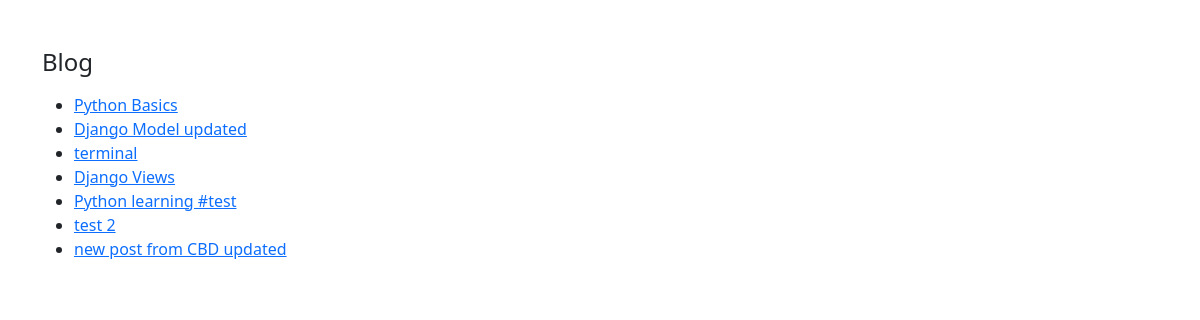
The page /posts/ on the database as committed earlier.
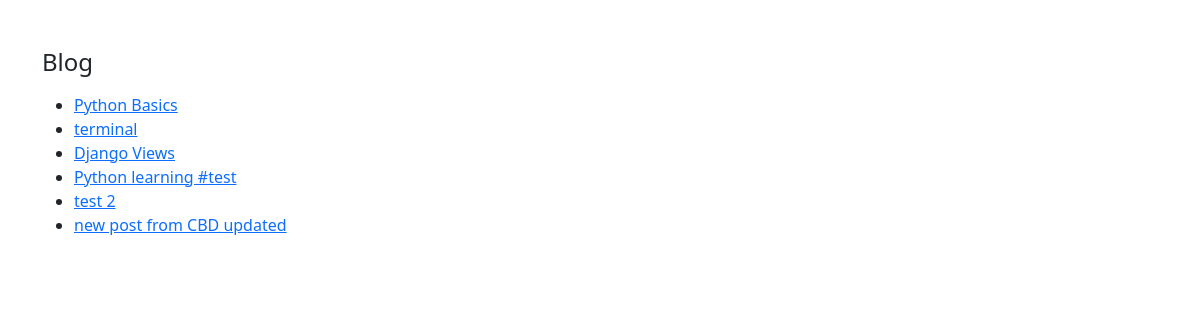
The same page on the database as committed later.
### posts/models.py (models this page shows)
class Post(models.Model):
    author = models.ForeignKey(User,related_name='post_author',on_delete=models.CASCADE)
    title = models.CharField(max_length=100)
    content = models.TextField(max_length=20000)
    draft = models.BooleanField(default=True)
    publish_date = models.DateTimeField(default=timezone.now)
    tags = TaggableManager()
    image = models.ImageField(upload_to='post',null=True, blank=True)
    category = models.ForeignKey('Category',related_name='post_category',on_delete=models.SET_NULL,null=True)
    def __str__(self):
        return self.title

### posts/views.py (the view)
# urls.py: path('posts/', post_list),
def post_list(request):
    data = Post.objects.all()
    context = {
        'object_list' : data
    }
    return render(request, 'posts/post_list.html',context)

### posts/templates/posts/post_list.html (shortened to what this page needs)
<!doctype html>
<html lang="en">
  <head>
    <link href="https://cdn.jsdelivr.net/npm/bootstrap@5.3.2/dist/css/bootstrap.min.css" rel="stylesheet">
  </head>
  <body>
    <div class="container mt-5">
        <h4 class = my-3> Blog </h4>
        <ul>
        {% for post in object_list %}
           <li> <a href="/posts/{{ post.id }}">{{ post }}</a></li>
            {% endfor %}
        </ul>
    </div>
  </body>
</html>

Rows that differ between the two databases and show on the page:
removed Post: title "Django Model updated"
